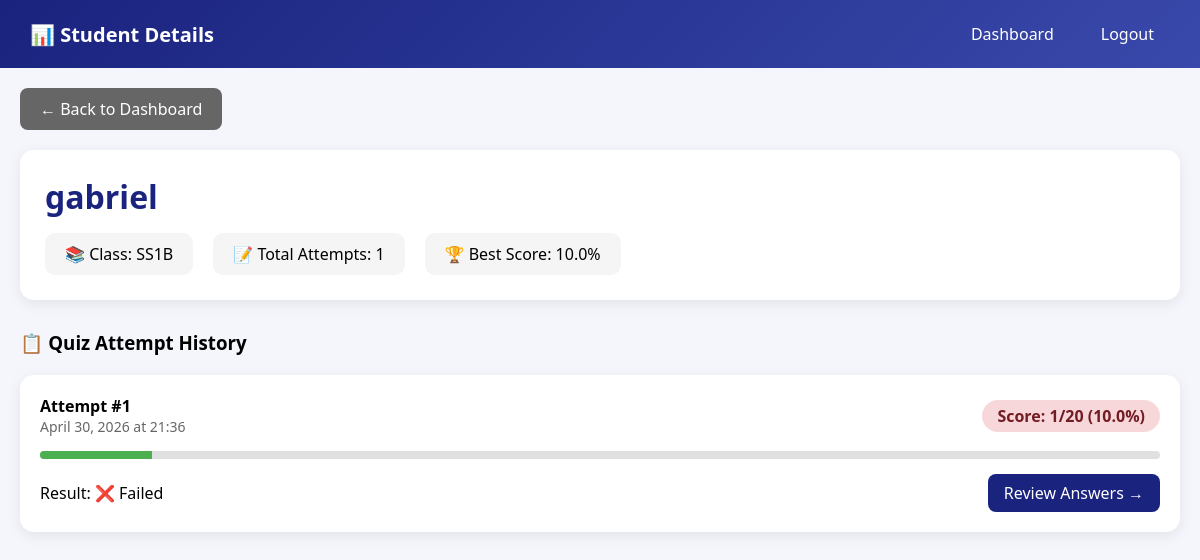
The app's page /admin/student/1 (signed in), older data.
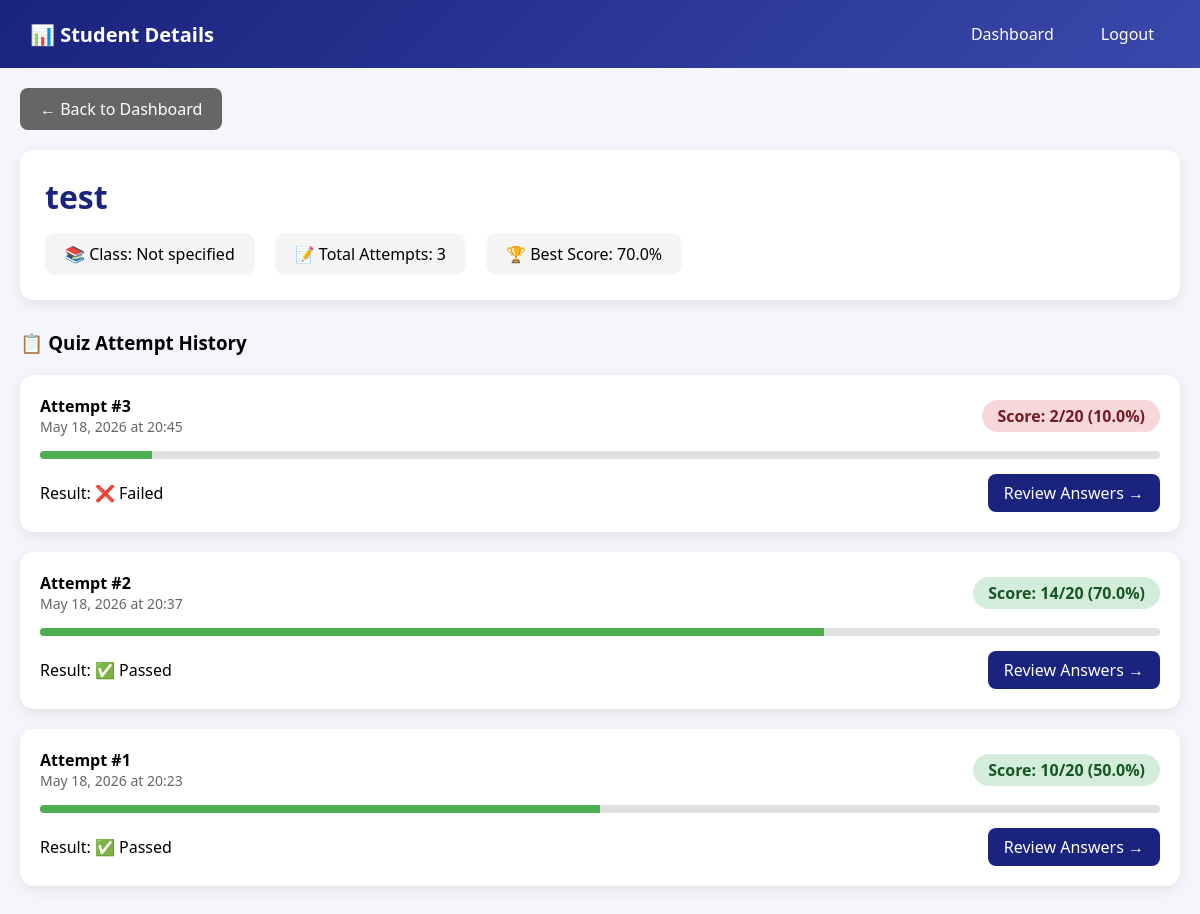
The same page, newer data.
### models.py (models this page shows)
class Student(db.Model):
    __tablename__ = "students"
    id         = db.Column(db.Integer, primary_key=True)
    name       = db.Column(db.String(100), nullable=False)
    class_name = db.Column(db.String(50))
    created_at = db.Column(db.DateTime, default=datetime.utcnow)
    attempts   = db.relationship("Attempt", backref="student")

class Attempt(db.Model):
    __tablename__ = "attempts"
    id          = db.Column(db.Integer, primary_key=True)
    student_id  = db.Column(db.Integer, db.ForeignKey("students.id"))
    score       = db.Column(db.Integer, default=0)
    total       = db.Column(db.Integer)
    percentage  = db.Column(db.Float)
    passed      = db.Column(db.Boolean, default=False)
    started_at  = db.Column(db.DateTime, default=datetime.utcnow)
    finished_at = db.Column(db.DateTime)
    details     = db.relationship("AttemptDetail", backref="attempt")

### app.py (the view)
@app.route("/admin/student/<int:student_id>")
def admin_student_detail(student_id):
    if "admin_id" not in session:
        return redirect(url_for("admin_login"))
    student = Student.query.get_or_404(student_id)
    attempts = Attempt.query.filter_by(student_id=student_id).order_by(Attempt.finished_at.desc()).all()
    return render_template(
        "admin_student_detail.html",
        student=student,
        attempts=attempts
    )

### templates/admin_student_detail.html (shortened to what this page needs)
<!DOCTYPE html>
<html lang="en">
<head>
</head>
<body>
    <div class="navbar">
        <h2>📊 Student Details</h2>
        <div class="nav-links">
            <a href="{{ url_for('admin_dashboard') }}">Dashboard</a>
            <a href="{{ url_for('admin_logout') }}">Logout</a>
        </div>
    </div>
    <div class="container">
        <a href="{{ url_for('admin_dashboard') }}" class="back-btn">← Back to Dashboard</a>
        <div class="student-header">
            <h1>{{ student.name }}</h1>
            <div class="student-info">
                <div class="info-card">📚 Class: {{ student.class_name or 'Not specified' }}</div>
                <div class="info-card">📝 Total Attempts: {{ attempts|length }}</div>
                <div class="info-card">🏆 Best Score:
                    {% if attempts %}
                        {{ "%.1f"|format(attempts|map(attribute='percentage')|max) }}%
                    {% else %}
                        No attempts yet
                    {% endif %}
                </div>
            </div>
        </div>
        <h3 style="margin-bottom: 20px;">📋 Quiz Attempt History</h3>
        {% for attempt in attempts %}
        <div class="attempt-card">
            <div class="attempt-header">
                <div>
                    <strong>Attempt #{{ loop.revindex }}</strong>
                    <div class="attempt-date">{{ attempt.finished_at.strftime('%B %d, %Y at %H:%M') }}</div>
                </div>
                <div class="score-badge {{ 'score-pass' if attempt.passed else 'score-fail' }}">
                    Score: {{ attempt.score }}/20 ({{ attempt.percentage }}%)
                </div>
            </div>
            <div class="progress-bar" style="width: 100%; margin: 10px 0;">
                <div class="progress-fill" style="width: {{ attempt.percentage }}%"></div>
            </div>
            <div style="display: flex; justify-content: space-between; align-items: center; margin-top: 15px;">
                <span>Result: {{ '✅ Passed' if attempt.passed else '❌ Failed' }}</span>
                <a href="{{ url_for('admin_attempt_detail', attempt_id=attempt.id) }}" class="view-btn">Review Answers →</a>
            </div>
        </div>
        {% else %}
        <div class="attempt-card" style="text-align: center; color: #666;">
            No quiz attempts yet.
        </div>
        {% endfor %}
    </div>
</body>
</html>

### templates/admin_student_detail.html (style rules this page uses)
* { margin: 0; padding: 0; box-sizing: border-box; }
body { font-family: 'Segoe UI', Tahoma, Geneva, Verdana, sans-serif; background: #f4f6fc; }
.navbar { background: linear-gradient(135deg, #1a237e 0%, #3949ab 100%); padding: 15px 30px; display: flex; justify-content: space-between; align-items: center; flex-wrap: wrap; gap: 15px; }
.navbar h2 { color: white; font-size: 20px; }
.nav-links { display: flex; gap: 15px; }
.nav-links a { color: white; text-decoration: none; padding: 8px 16px; border-radius: 8px; }
.container { max-width: 1200px; margin: 0 auto; padding: 20px; }
.student-header { background: white; border-radius: 14px; padding: 25px; margin-bottom: 30px; box-shadow: 0 4px 14px rgba(0,0,0,0.08); }
.student-header h1 { color: #1a237e; margin-bottom: 10px; }
.student-info { display: flex; gap: 20px; margin-top: 15px; flex-wrap: wrap; }
.info-card { background: #f5f5f5; padding: 10px 20px; border-radius: 10px; }
.attempt-card { background: white; border-radius: 14px; padding: 20px; margin-bottom: 20px; box-shadow: 0 4px 14px rgba(0,0,0,0.08); transition: transform 0.2s; }
.attempt-header { display: flex; justify-content: space-between; align-items: center; margin-bottom: 15px; flex-wrap: wrap; gap: 10px; }
.attempt-date { color: #666; font-size: 14px; }
.score-badge { padding: 5px 15px; border-radius: 20px; font-weight: bold; }
.score-pass { background: #d4edda; color: #155724; }
.score-fail { background: #f8d7da; color: #721c24; }
.view-btn { background: #1a237e; color: white; padding: 8px 16px; border: none; border-radius: 8px; cursor: pointer; text-decoration: none; display: inline-block; }
.back-btn { background: #666; color: white; padding: 10px 20px; border: none; border-radius: 8px; cursor: pointer; text-decoration: none; display: inline-block; margin-bottom: 20px; }
.progress-bar { width: 200px; height: 8px; background: #e0e0e0; border-radius: 4px; overflow: hidden; }
.progress-fill { height: 100%; background: #4CAF50; transition: width 0.3s; }

Row changes from the older to the newer data that the page shows:
removed Attempt: finished_at "April 30, 2026 at 21:36", score "1", percentage "10.0", passed "❌ Failed"
changed Student: name "gabriel" → "test"; class_name "SS1B" → "Not specified"
now on this page (row edited): Attempt: finished_at "May 18, 2026 at 20:45", score "2", percentage "10.0", passed "❌ Failed"
now on this page (row edited): Attempt: finished_at "May 18, 2026 at 20:37", score "14", percentage "70.0", passed "✅ Passed"
added Attempt: finished_at "May 18, 2026 at 20:23", score "10", percentage "50.0", passed "✅ Passed"
Text that changed along with them:
{{ attempts|length }}: "1" → "3"
{{ "%.1f"|format(attempts|map(attribute='percentage')|max) }}: "10.0" → "70.0"
